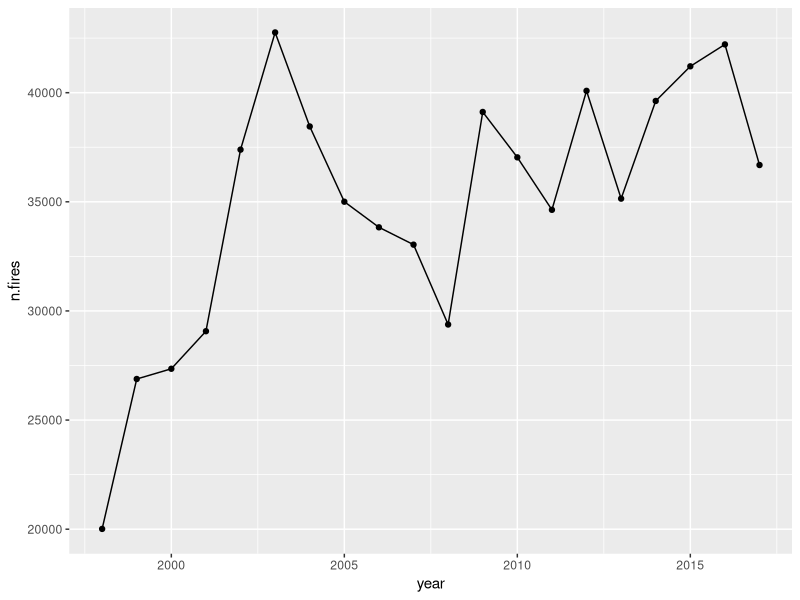
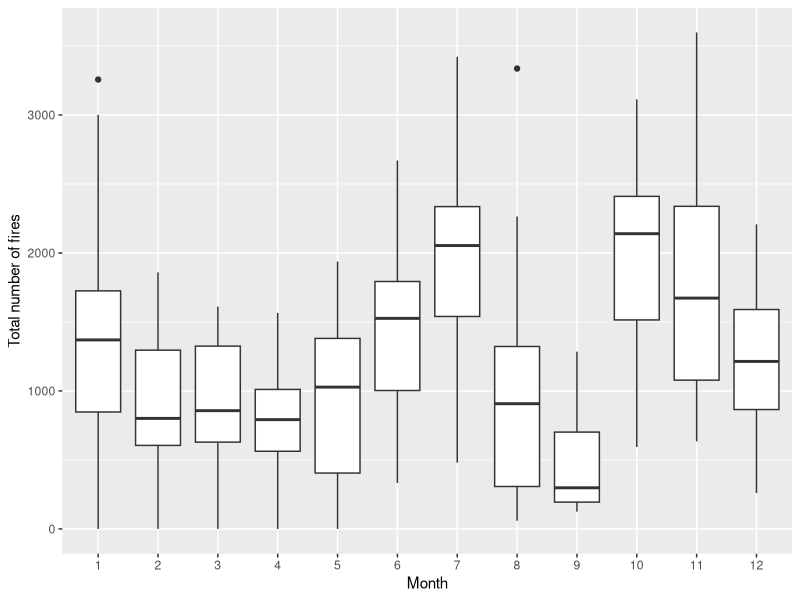
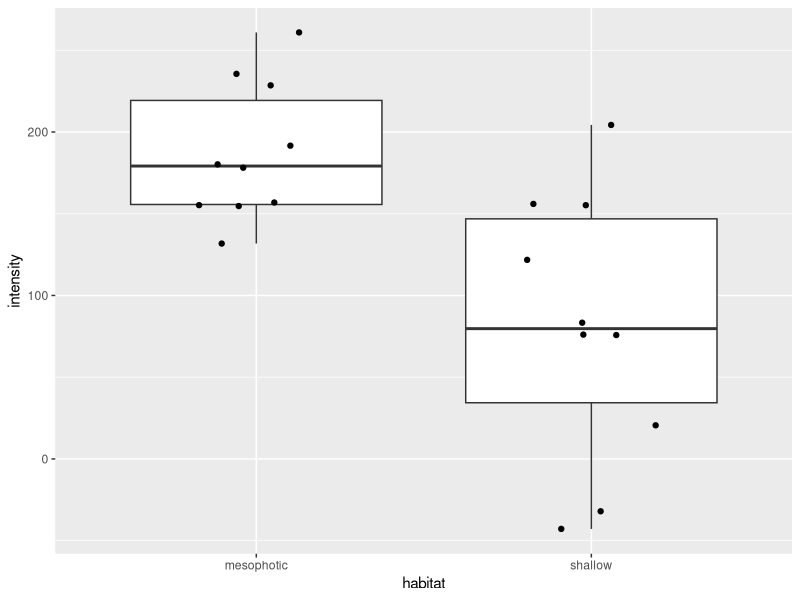
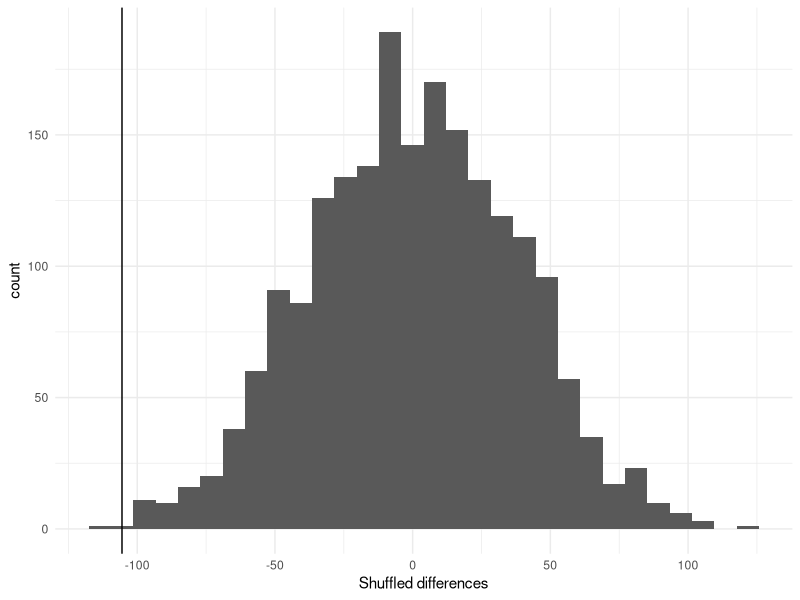
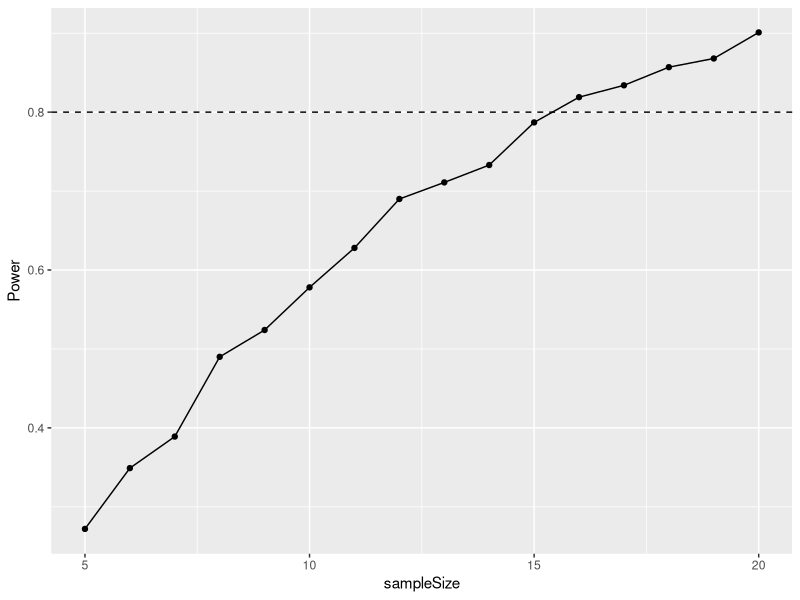
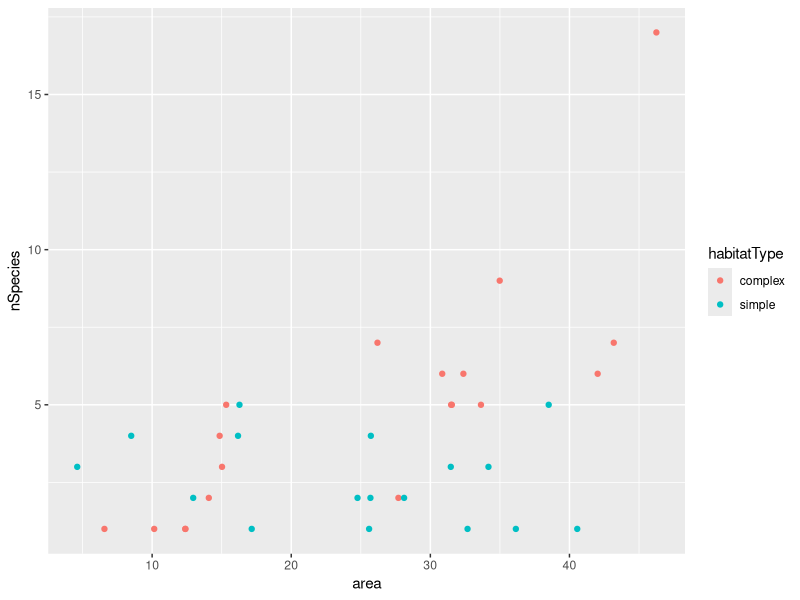
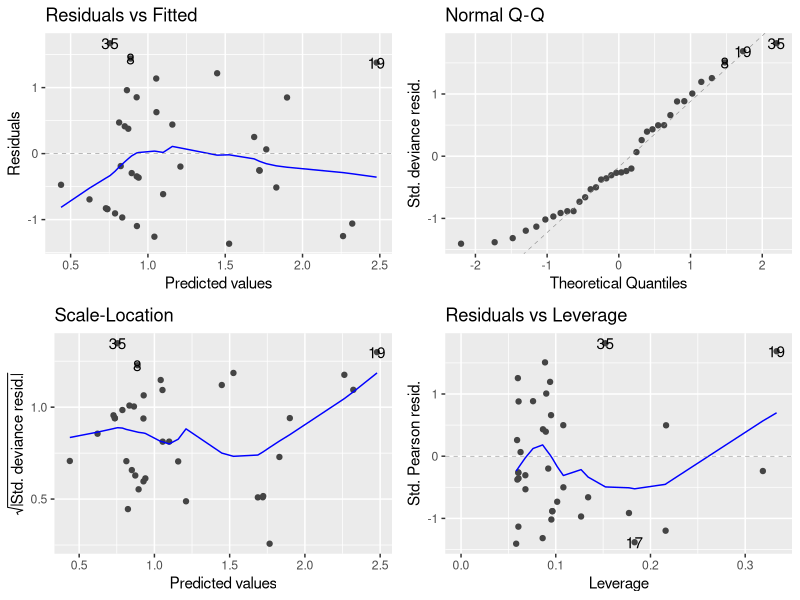
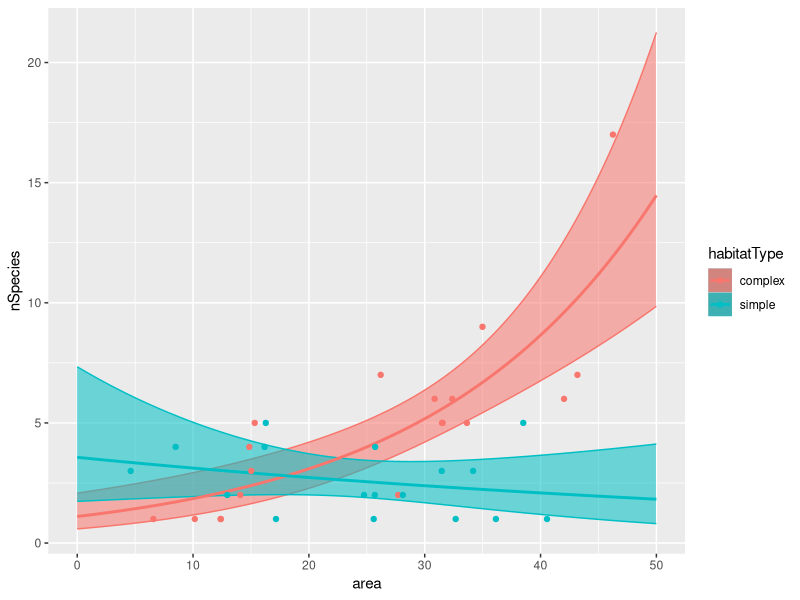

These charts were generated, in order, by the following R code:
## ---- chunk 1
library(tidyverse)
library(ggfortify)

options(dplyr.summarise.inform = FALSE)
## ---- chunk 2
# Import data
amazon <- read.csv("CourseData/amazon.csv")
amazon <- read.csv("CourseData/amazon.csv") %>%
  mutate(number = ifelse(number >= 1000,
    1 + (number - 1000) / 1000, number
  ))

# A) MAKE GRAPH OF TOTAL FIRES PER YEAR.

(amazon_YearlyFires <- amazon %>%
  group_by(year) %>%
  summarise(n.fires = sum(number)))

(A <- ggplot(amazon_YearlyFires, aes(x = year, y = n.fires)) +
  geom_point() +
  geom_line())
## ---- chunk 3
# First filter to only include the "legally defined amazon"
# Check that all are included in the result (you might need to
# check and fix "foreign" letters - a typical data cleaning task!)
legalAmazonStates <- c(
  "Acre", "Amapa", "Pará", "Amazonas", "Rondonia",
  "Roraima", "Mato Grosso", "Tocantins", "Maranhao"
)

legalAmazon <- amazon %>%
  filter(state %in% legalAmazonStates)


# Next make a "look up" table to convert month name
# to a numeric value 1-12
(monthLookup <- amazon %>%
  select(month) %>%
  unique() %>%
  mutate(month_numeric = 1:12))

# Then use left_join to add the numeric month to the data
# then group_by month and year, and summarise to get total
# number (i.e. sum for each month in each year for whole amazon)
# Then group_by month again and calculate the min/mean/max etc.
table1 <- legalAmazon %>%
  left_join(monthLookup) %>%
  group_by(month_numeric, year) %>%
  summarise(sumFires = sum(number)) %>%
  # total fires per month, per year
  group_by(month_numeric) %>%
  # group by month to get min/max/median per month
  summarise(
    minimum = min(sumFires), mean = mean(sumFires),
    median = median(sumFires), maximum = max(sumFires)
  )

table1
## ---- chunk 4
table1 <- legalAmazon %>%
  left_join(monthLookup) %>%
  group_by(month_numeric) %>%
  summarise(
    minimum = min(number), mean = mean(number),
    median = median(number), maximum = max(number)
  )

table1
## ---- chunk 5
# Use summarise to calculate the the total number of
# fires per month.
# In this case I use the legal amazon, but it is acceptable
# to look at the whole data set. You need to make sure that
# you are using the numeric month.

# Group by year and month to calculate the total number of
# fires in each year and month.

# Create the dataset by filtering to legal amazon, adding
# numeric month, grouping by year and month and finally
# summarising.
amazon2 <- amazon %>%
  filter(state %in% legalAmazonStates) %>%
  left_join(monthLookup) %>%
  group_by(year, month_numeric) %>%
  summarise(n_fires = sum(number))

# Check number of rows
nrow(amazon2)

# Plot the data
ggplot(amazon2, aes(x = as.factor(month_numeric), y = n_fires)) +
  geom_boxplot() +
  xlab("Month") +
  ylab("Total number of fires")
## ---- chunk 6
coral <- read.csv("CourseData/coral.csv", stringsAsFactors = TRUE)

ggplot(coral, aes(x = habitat, y = intensity)) +
  geom_boxplot() +
  geom_jitter(width = 0.2)
## ---- chunk 7
coral %>%
  group_by(habitat) %>%
  summarise(meanIntensity = mean(intensity))
## ---- chunk 8
(obsDiff <- coral %>%
  group_by(habitat) %>%
  summarise(meanIntensity = mean(intensity)) %>%
  pull(meanIntensity) %>%
  diff())
## ---- chunk 9
set.seed(42)
shuffledData <- data.frame(rep = 1:2000) %>%
  mutate(shuffledDiffs = replicate(
    2000,
    coral %>%
      mutate(habitat = sample(habitat)) %>%
      group_by(habitat) %>%
      summarise(meanIntensity = mean(intensity)) %>%
      pull(meanIntensity) %>%
      diff()
  ))
## ---- chunk 10
ggplot(shuffledData, aes(x = shuffledDiffs)) +
  geom_histogram() +
  theme_minimal() +
  xlab("Shuffled differences") +
  geom_vline(xintercept = obsDiff)
## ---- chunk 11
table(shuffledData$shuffledDiffs <= obsDiff)
## ---- chunk 12
oilseed <- read.csv("CourseData/oilseed.csv",
  stringsAsFactors = TRUE
)

(controlData <- oilseed %>%
  summarise(meanVal = mean(yield), sdVal = sd(yield)))
## ---- chunk 13
controlMean <- controlData$meanVal
treatmentMean <- controlData$meanVal * 1.3 # Increase of 30%
sdValue <- controlData$sdVal
sampleSize <- 10

powerResults <- replicate(
  1000,
  t.test(
    rnorm(sampleSize, controlMean, sdValue),
    rnorm(sampleSize, treatmentMean, sdValue)
  )$p.value
)

# How many times is the test successful?
sum(powerResults < 0.05)
## ---- chunk 14
# Set up a data frame for the simulation results
simulData <- data.frame(sampleSize = 5:20)

# Set basic values
controlMean <- controlData$meanVal
treatmentMean <- controlData$meanVal * 1.3 # Increase of 30%
sdValue <- controlData$sdVal

# Function to do the t-test
pwr <- function(n) {
  sum(replicate(
    1000,
    t.test(
      rnorm(n, controlMean, sdValue),
      rnorm(n, treatmentMean, sdValue)
    )$p.value
  ) < 0.05) / 1000
}

# map_dbl applying the function for every value of
# simulData$sampleSize
simulData$Power <- purrr::map_dbl(simulData$sampleSize, pwr)
## ---- chunk 15
# Plot the output
ggplot(simulData, aes(x = sampleSize, y = Power)) +
  geom_point() +
  geom_line() +
  geom_hline(yintercept = 0.8, linetype = "dashed")
## ---- chunk 16
roundabouts <- read.csv("CourseData/roundabouts.csv",
  stringsAsFactors = TRUE
)

ggplot(roundabouts, aes(
  x = area, y = nSpecies,
  colour = habitatType
)) +
  geom_point()
## ---- chunk 17
mod1 <- glm(nSpecies ~ area * habitatType,
  family = "poisson",
  data = roundabouts
)
autoplot(mod1)
anova(mod1, test = "Chi")
summary(mod1)
## ---- chunk 18
# Data set to predict from
newData <- expand.grid(
  area = seq(0, 50, 0.1),
  habitatType = c("complex", "simple")
)

# Predicted values (and SE)
pv <- predict(mod1, newData, se.fit = TRUE)

# Create new data for the predicted fit line
newData <- newData %>%
  mutate(nSpecies_LP = pv$fit) %>%
  mutate(lowerCI_LP = pv$fit - 1.96 * pv$se.fit) %>%
  mutate(upperCI_LP = pv$fit + 1.96 * pv$se.fit)

# Get the inverse link function
inverseFunction <- family(mod1)$linkinv

# transform predicted data to the natural scale
newData <- newData %>%
  mutate(
    nSpecies = inverseFunction(nSpecies_LP),
    ymin = inverseFunction(lowerCI_LP),
    ymax = inverseFunction(upperCI_LP)
  )
## ---- chunk 19
ggplot(roundabouts, aes(
  x = area, y = nSpecies,
  colour = habitatType
)) +
  geom_ribbon(data = newData, aes(
    x = area, ymin = ymin, ymax = ymax,
    fill = habitatType, alpha = 0.3
  )) +
  geom_smooth(data = newData, stat = "identity") +
  geom_point() +
  guides(alpha = FALSE) + # Remove the alpha legend
  NULL
